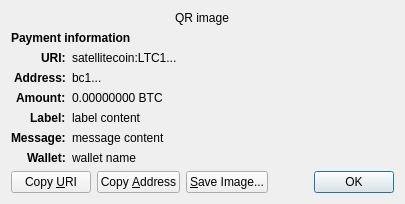
<?xml version="1.0" encoding="UTF-8"?>
<ui version="4.0">
 <class>ReceiveRequestDialog</class>
 <widget class="QDialog" name="ReceiveRequestDialog">
  <property name="geometry">
   <rect>
    <x>0</x>
    <y>0</y>
    <width>413</width>
    <height>229</height>
   </rect>
  </property>
  <property name="windowTitle">
   <string>Request payment to ...</string>
  </property>
  <layout class="QGridLayout" name="gridLayout" columnstretch="0,1">
   <property name="sizeConstraint">
    <enum>QLayout::SetFixedSize</enum>
   </property>
   <item row="0" column="0" colspan="2" alignment="Qt::AlignHCenter">
    <widget class="QRImageWidget" name="qr_code">
     <property name="text">
      <string notr="true">QR image</string>
     </property>
     <property name="textInteractionFlags">
      <set>Qt::NoTextInteraction</set>
     </property>
    </widget>
   </item>
   <item row="1" column="0" colspan="2">
    <widget class="QLabel" name="payment_header">
     <property name="font">
      <font>
       <weight>75</weight>
       <bold>true</bold>
      </font>
     </property>
     <property name="text">
      <string>Payment information</string>
     </property>
     <property name="textInteractionFlags">
      <set>Qt::NoTextInteraction</set>
     </property>
    </widget>
   </item>
   <item row="2" column="0" alignment="Qt::AlignRight|Qt::AlignTop">
    <widget class="QLabel" name="uri_tag">
     <property name="font">
      <font>
       <weight>75</weight>
       <bold>true</bold>
      </font>
     </property>
     <property name="text">
      <string notr="true">URI:</string>
     </property>
     <property name="textFormat">
      <enum>Qt::PlainText</enum>
     </property>
     <property name="textInteractionFlags">
      <set>Qt::NoTextInteraction</set>
     </property>
    </widget>
   </item>
   <item row="2" column="1" alignment="Qt::AlignTop">
    <widget class="QLabel" name="uri_content">
     <property name="text">
      <string notr="true">satellitecoin:LTC1...</string>
     </property>
     <property name="textFormat">
      <enum>Qt::RichText</enum>
     </property>
     <property name="wordWrap">
      <bool>true</bool>
     </property>
     <property name="textInteractionFlags">
      <set>Qt::TextSelectableByMouse</set>
     </property>
    </widget>
   </item>
   <item row="3" column="0" alignment="Qt::AlignRight|Qt::AlignTop">
    <widget class="QLabel" name="address_tag">
     <property name="font">
      <font>
       <weight>75</weight>
       <bold>true</bold>
      </font>
     </property>
     <property name="text">
      <string>Address:</string>
     </property>
     <property name="textInteractionFlags">
      <set>Qt::NoTextInteraction</set>
     </property>
    </widget>
   </item>
   <item row="3" column="1" alignment="Qt::AlignTop">
    <widget class="QLabel" name="address_content">
     <property name="text">
      <string notr="true">bc1...</string>
     </property>
     <property name="textFormat">
      <enum>Qt::PlainText</enum>
     </property>
     <property name="textInteractionFlags">
      <set>Qt::TextSelectableByMouse</set>
     </property>
    </widget>
   </item>
   <item row="4" column="0" alignment="Qt::AlignRight|Qt::AlignTop">
    <widget class="QLabel" name="amount_tag">
     <property name="font">
      <font>
       <weight>75</weight>
       <bold>true</bold>
      </font>
     </property>
     <property name="text">
      <string>Amount:</string>
     </property>
     <property name="textInteractionFlags">
      <set>Qt::NoTextInteraction</set>
     </property>
    </widget>
   </item>
   <item row="4" column="1" alignment="Qt::AlignTop">
    <widget class="QLabel" name="amount_content">
     <property name="text">
      <string notr="true">0.00000000 BTC</string>
     </property>
     <property name="textFormat">
      <enum>Qt::PlainText</enum>
     </property>
     <property name="textInteractionFlags">
      <set>Qt::TextSelectableByMouse</set>
     </property>
    </widget>
   </item>
   <item row="5" column="0" alignment="Qt::AlignRight|Qt::AlignTop">
    <widget class="QLabel" name="label_tag">
     <property name="font">
      <font>
       <weight>75</weight>
       <bold>true</bold>
      </font>
     </property>
     <property name="text">
      <string>Label:</string>
     </property>
     <property name="textInteractionFlags">
      <set>Qt::NoTextInteraction</set>
     </property>
    </widget>
   </item>
   <item row="5" column="1" alignment="Qt::AlignTop">
    <widget class="QLabel" name="label_content">
     <property name="text">
      <string notr="true">label content</string>
     </property>
     <property name="textFormat">
      <enum>Qt::PlainText</enum>
     </property>
     <property name="wordWrap">
      <bool>true</bool>
     </property>
     <property name="textInteractionFlags">
      <set>Qt::TextSelectableByMouse</set>
     </property>
    </widget>
   </item>
   <item row="6" column="0" alignment="Qt::AlignRight|Qt::AlignTop">
    <widget class="QLabel" name="message_tag">
     <property name="font">
      <font>
       <weight>75</weight>
       <bold>true</bold>
      </font>
     </property>
     <property name="text">
      <string>Message:</string>
     </property>
     <property name="textInteractionFlags">
      <set>Qt::NoTextInteraction</set>
     </property>
    </widget>
   </item>
   <item row="6" column="1" alignment="Qt::AlignTop">
    <widget class="QLabel" name="message_content">
     <property name="text">
      <string notr="true">message content</string>
     </property>
     <property name="textFormat">
      <enum>Qt::PlainText</enum>
     </property>
     <property name="wordWrap">
      <bool>true</bool>
     </property>
     <property name="textInteractionFlags">
      <set>Qt::TextSelectableByMouse</set>
     </property>
    </widget>
   </item>
   <item row="7" column="0" alignment="Qt::AlignRight|Qt::AlignTop">
    <widget class="QLabel" name="wallet_tag">
     <property name="font">
      <font>
       <weight>75</weight>
       <bold>true</bold>
      </font>
     </property>
     <property name="text">
      <string>Wallet:</string>
     </property>
     <property name="textInteractionFlags">
      <set>Qt::NoTextInteraction</set>
     </property>
    </widget>
   </item>
   <item row="7" column="1" alignment="Qt::AlignTop">
    <widget class="QLabel" name="wallet_content">
     <property name="text">
      <string notr="true">wallet name</string>
     </property>
     <property name="textFormat">
      <enum>Qt::PlainText</enum>
     </property>
     <property name="wordWrap">
      <bool>true</bool>
     </property>
     <property name="textInteractionFlags">
      <set>Qt::TextSelectableByMouse</set>
     </property>
    </widget>
   </item>
   <item row="8" column="0" colspan="2">
    <layout class="QHBoxLayout" name="horizontalLayout">
     <item>
      <widget class="QPushButton" name="btnCopyURI">
       <property name="text">
        <string>Copy &amp;URI</string>
       </property>
       <property name="autoDefault">
        <bool>false</bool>
       </property>
      </widget>
     </item>
     <item>
      <widget class="QPushButton" name="btnCopyAddress">
       <property name="text">
        <string>Copy &amp;Address</string>
       </property>
       <property name="autoDefault">
        <bool>false</bool>
       </property>
      </widget>
     </item>
     <item>
      <widget class="QPushButton" name="btnSaveAs">
       <property name="text">
        <string>&amp;Save Image...</string>
       </property>
       <property name="autoDefault">
        <bool>false</bool>
       </property>
      </widget>
     </item>
     <item>
      <spacer name="horizontalSpacer_2">
       <property name="orientation">
        <enum>Qt::Horizontal</enum>
       </property>
       <property name="sizeHint" stdset="0">
        <size>
         <width>40</width>
         <height>20</height>
        </size>
       </property>
      </spacer>
     </item>
     <item>
      <widget class="QDialogButtonBox" name="buttonBox">
       <property name="focusPolicy">
        <enum>Qt::StrongFocus</enum>
       </property>
       <property name="standardButtons">
        <set>QDialogButtonBox::Ok</set>
       </property>
      </widget>
     </item>
    </layout>
   </item>
  </layout>
 </widget>
 <customwidgets>
  <customwidget>
   <class>QRImageWidget</class>
   <extends>QLabel</extends>
   <header>qt/qrimagewidget.h</header>
  </customwidget>
 </customwidgets>
 <tabstops>
  <tabstop>buttonBox</tabstop>
  <tabstop>btnCopyURI</tabstop>
  <tabstop>btnCopyAddress</tabstop>
  <tabstop>btnSaveAs</tabstop>
 </tabstops>
 <resources/>
 <connections>
  <connection>
   <sender>buttonBox</sender>
   <signal>accepted()</signal>
   <receiver>ReceiveRequestDialog</receiver>
   <slot>accept()</slot>
   <hints>
    <hint type="sourcelabel">
     <x>135</x>
     <y>230</y>
    </hint>
    <hint type="destinationlabel">
     <x>135</x>
     <y>126</y>
    </hint>
   </hints>
  </connection>
 </connections>
</ui>
